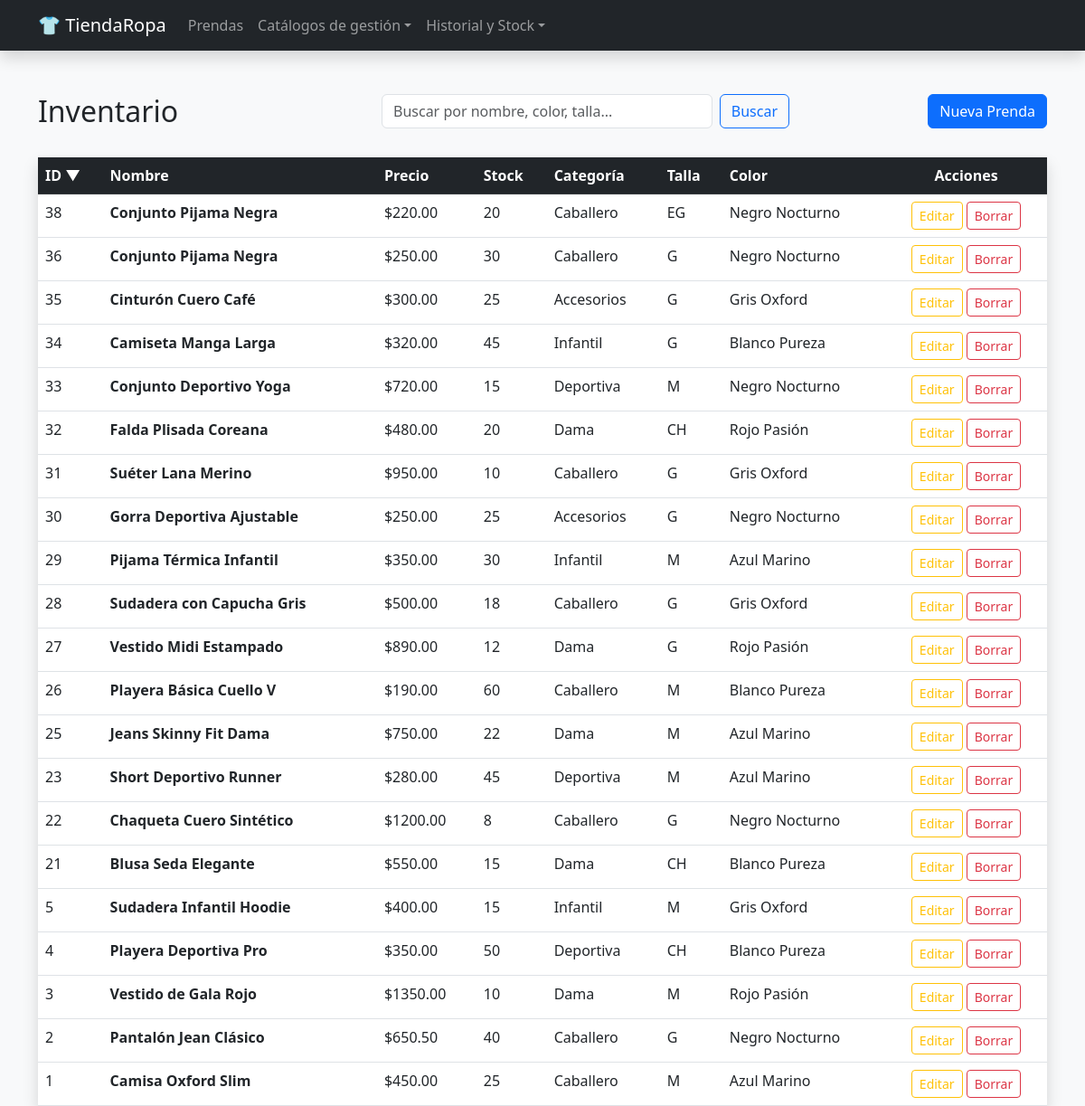
The app's page /tienda_ropa/index.php?sort=id&order=desc with its own data.
### tables this page shows
CREATE TABLE `prenda` (
  `id_prenda` int(11) NOT NULL,
  `nombre` varchar(100) NOT NULL,
  `precio` decimal(10,2) NOT NULL,
  `stock_actual` int(11) DEFAULT 0,
  `id_categoria` int(11) NOT NULL,
  `id_talla` int(11) NOT NULL,
  `id_color` int(11) NOT NULL
);

CREATE TABLE `categoria` (
  `id_categoria` int(11) NOT NULL,
  `nombre` varchar(50) NOT NULL,
  `descripcion` text DEFAULT NULL
);

CREATE TABLE `talla` (
  `id_talla` int(11) NOT NULL,
  `talla` varchar(10) NOT NULL
);

CREATE TABLE `color` (
  `id_color` int(11) NOT NULL,
  `nombre` varchar(30) NOT NULL
);

### tienda_ropa/index.php (the view, shortened to what this page needs)
<?php
include 'db.php';
$columnas_permitidas = [
    'id' => 'p.id_prenda',
    'nombre' => 'p.nombre',
    'precio' => 'p.precio',
    'stock' => 'p.stock_actual',
    'categoria' => 'c.nombre',
    'talla' => 't.talla',
    'color' => 'col.nombre'
];
$sort = isset($_GET['sort']) && array_key_exists($_GET['sort'], $columnas_permitidas) ? $_GET['sort'] : 'id';
$order = isset($_GET['order']) && strtolower($_GET['order']) === 'desc' ? 'DESC' : 'ASC';
$search = isset($_GET['search']) ? $_GET['search'] : '';
function getHeaderLink($col_key, $label, $current_sort, $current_order, $current_search) {
    $next_order = ($current_sort === $col_key && $current_order === 'ASC') ? 'desc' : 'asc';
    $icon = ($current_sort === $col_key) ? ($current_order === 'ASC' ? ' ▲' : ' ▼') : '';
    $url = "?sort={$col_key}&order={$next_order}";
    return "<a href='{$url}' class='text-white text-decoration-none d-block'>{$label}{$icon}</a>";
}
?>
<!DOCTYPE html>
<html lang="es">
<head>
    <link href="https://cdn.jsdelivr.net/npm/bootstrap@5.3.0/dist/css/bootstrap.min.css" rel="stylesheet">
</head>
<body class="bg-light">
    <?php include 'header.php'; ?>
    <div class="container mt-5">
        <div class="row mb-4">
            <div class="col-md-4">
                <h2>Inventario</h2>
            </div>
            <div class="col-md-5">
                <form method="GET" class="d-flex">
                    <input type="text" name="search" class="form-control me-2"
                           placeholder="Buscar por nombre, color, talla..."
                           value="<?= htmlspecialchars($search) ?>">
                    <button type="submit" class="btn btn-outline-primary">Buscar</button>
                </form>
            </div>
            <div class="col-md-3 text-end">
                <a href="crear.php" class="btn btn-primary">Nueva Prenda</a>
            </div>
        </div>
        <div class="table-responsive shadow border-0">
            <table class="table table-hover bg-white mb-0">
                <thead class="table-dark">
                    <tr>
                        <th><?= getHeaderLink('id', 'ID', $sort, $order, $search) ?></th>
                        <th><?= getHeaderLink('nombre', 'Nombre', $sort, $order, $search) ?></th>
                        <th><?= getHeaderLink('precio', 'Precio', $sort, $order, $search) ?></th>
                        <th><?= getHeaderLink('stock', 'Stock', $sort, $order, $search) ?></th>
                        <th><?= getHeaderLink('categoria', 'Categoría', $sort, $order, $search) ?></th>
                        <th><?= getHeaderLink('talla', 'Talla', $sort, $order, $search) ?></th>
                        <th><?= getHeaderLink('color', 'Color', $sort, $order, $search) ?></th>
                        <th class="text-center">Acciones</th>
                    </tr>
                </thead>
                <tbody>
                    <?php
                    $columna_sql = $columnas_permitidas[$sort];
                    $sql = "SELECT p.*, c.nombre as cat_nom, t.talla as talla_nom, col.nombre as color_nom
                            FROM prenda p
                            JOIN categoria c ON p.id_categoria = c.id_categoria
                            JOIN talla t ON p.id_talla = t.id_talla
                            JOIN color col ON p.id_color = col.id_color";
                    $sql .= " ORDER BY {$columna_sql} {$order}";
                    $stmt = $conn->prepare($sql);
                    $stmt->execute();
                    if ($stmt->rowCount() > 0) {
                        while ($row = $stmt->fetch(PDO::FETCH_ASSOC)) {
                            echo "<tr>
                                    <td>{$row['id_prenda']}</td>
                                    <td><strong>{$row['nombre']}</strong></td>
                                    <td>\${$row['precio']}</td>
                                    <td>{$row['stock_actual']}</td>
                                    <td>{$row['cat_nom']}</td>
                                    <td class='text-uppercase'>{$row['talla_nom']}</td>
                                    <td>{$row['color_nom']}</td>
                                    <td class='text-center'>
                                        <a href='editar.php?id={$row['id_prenda']}' class='btn btn-sm btn-outline-warning'>Editar</a>
                                        <a href='eliminar.php?id={$row['id_prenda']}' class='btn btn-sm btn-outline-danger' onclick='return confirm(\"¿Eliminar?\")'>Borrar</a>
                                    </td>
                                  </tr>";
                        }
                    } else {
                        echo "<tr><td colspan='8' class='text-center py-4 text-muted'>No se encontraron prendas que coincidan con la búsqueda.</td></tr>";
                    }
                    ?>
                </tbody>
            </table>
        </div>
    </div>
</body>
</html>

### records on screen
prenda: id_prenda "38", nombre "Conjunto Pijama Negra", precio "220.00", stock_actual "20", id_categoria.nombre "Caballero", id_talla.talla "EG", id_color.nombre "Negro Nocturno"
prenda: id_prenda "36", nombre "Conjunto Pijama Negra", precio "250.00", stock_actual "30", id_categoria.nombre "Caballero", id_talla.talla "G", id_color.nombre "Negro Nocturno"
prenda: id_prenda "35", nombre "Cinturón Cuero Café", precio "300.00", stock_actual "25", id_categoria.nombre "Accesorios", id_talla.talla "G", id_color.nombre "Gris Oxford"
prenda: id_prenda "34", nombre "Camiseta Manga Larga", precio "320.00", stock_actual "45", id_categoria.nombre "Infantil", id_talla.talla "G", id_color.nombre "Blanco Pureza"
prenda: id_prenda "33", nombre "Conjunto Deportivo Yoga", precio "720.00", stock_actual "15", id_categoria.nombre "Deportiva", id_talla.talla "M", id_color.nombre "Negro Nocturno"
prenda: id_prenda "32", nombre "Falda Plisada Coreana", precio "480.00", stock_actual "20", id_categoria.nombre "Dama", id_talla.talla "CH", id_color.nombre "Rojo Pasión"
prenda: id_prenda "31", nombre "Suéter Lana Merino", precio "950.00", stock_actual "10", id_categoria.nombre "Caballero", id_talla.talla "G", id_color.nombre "Gris Oxford"
prenda: id_prenda "30", nombre "Gorra Deportiva Ajustable", precio "250.00", stock_actual "25", id_categoria.nombre "Accesorios", id_talla.talla "G", id_color.nombre "Negro Nocturno"
prenda: id_prenda "29", nombre "Pijama Térmica Infantil", precio "350.00", stock_actual "30", id_categoria.nombre "Infantil", id_talla.talla "M", id_color.nombre "Azul Marino"
prenda: id_prenda "28", nombre "Sudadera con Capucha Gris", precio "500.00", stock_actual "18", id_categoria.nombre "Caballero", id_talla.talla "G", id_color.nombre "Gris Oxford"
prenda: id_prenda "27", nombre "Vestido Midi Estampado", precio "890.00", stock_actual "12", id_categoria.nombre "Dama", id_talla.talla "G", id_color.nombre "Rojo Pasión"
prenda: id_prenda "26", nombre "Playera Básica Cuello V", precio "190.00", stock_actual "60", id_categoria.nombre "Caballero", id_talla.talla "M", id_color.nombre "Blanco Pureza"
prenda: id_prenda "25", nombre "Jeans Skinny Fit Dama", precio "750.00", stock_actual "22", id_categoria.nombre "Dama", id_talla.talla "M", id_color.nombre "Azul Marino"
prenda: id_prenda "23", nombre "Short Deportivo Runner", precio "280.00", stock_actual "45", id_categoria.nombre "Deportiva", id_talla.talla "M", id_color.nombre "Azul Marino"
prenda: id_prenda "22", nombre "Chaqueta Cuero Sintético", precio "1200.00", stock_actual "8", id_categoria.nombre "Caballero", id_talla.talla "G", id_color.nombre "Negro Nocturno"
prenda: id_prenda "21", nombre "Blusa Seda Elegante", precio "550.00", stock_actual "15", id_categoria.nombre "Dama", id_talla.talla "CH", id_color.nombre "Blanco Pureza"
prenda: id_prenda "5", nombre "Sudadera Infantil Hoodie", precio "400.00", stock_actual "15", id_categoria.nombre "Infantil", id_talla.talla "M", id_color.nombre "Gris Oxford"
prenda: id_prenda "4", nombre "Playera Deportiva Pro", precio "350.00", stock_actual "50", id_categoria.nombre "Deportiva", id_talla.talla "CH", id_color.nombre "Blanco Pureza"
prenda: id_prenda "3", nombre "Vestido de Gala Rojo", precio "1350.00", stock_actual "10", id_categoria.nombre "Dama", id_talla.talla "M", id_color.nombre "Rojo Pasión"
prenda: id_prenda "2", nombre "Pantalón Jean Clásico", precio "650.50", stock_actual "40", id_categoria.nombre "Caballero", id_talla.talla "G", id_color.nombre "Negro Nocturno"
prenda: id_prenda "1", nombre "Camisa Oxford Slim", precio "450.00", stock_actual "25", id_categoria.nombre "Caballero", id_talla.talla "M", id_color.nombre "Azul Marino"

### other values on screen
$label "ID Nombre Precio Stock Categoría Talla Color"
$icon "▼"
